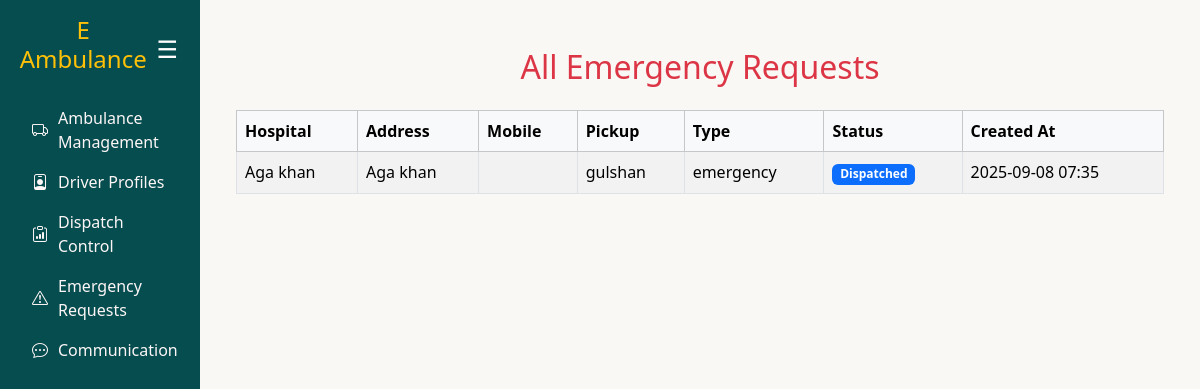
The app's page /emergency-requests/, older data.
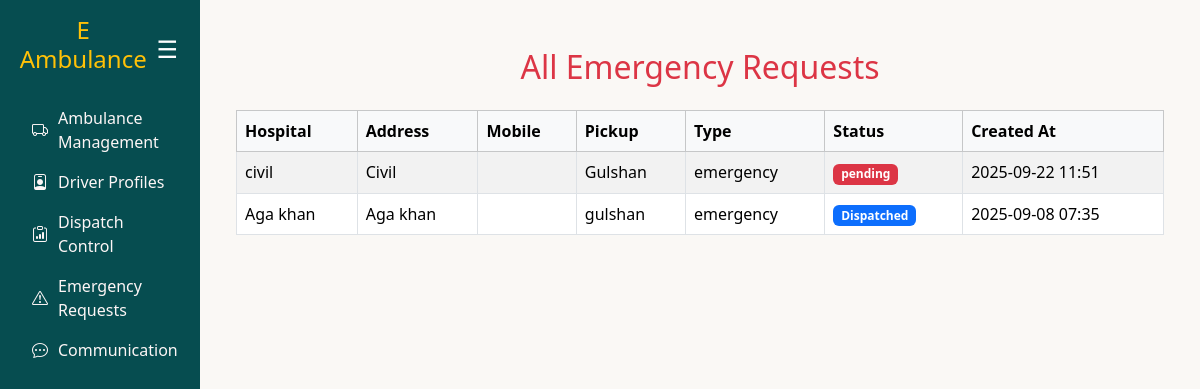
The same page, newer data.
### ambulance/models.py (models this page shows, shortened)
class EmergencyRequest(models.Model):
    user = models.ForeignKey(User, on_delete=models.CASCADE)
    ambulance = models.ForeignKey(Ambulance, on_delete=models.CASCADE, null=True, blank=True)
    request_time = models.DateTimeField(auto_now_add=True)  # already hai
    expiry_time = models.DateTimeField(null=True, blank=True)
    created_at = models.DateTimeField(auto_now_add=True)  # 👈 yeh add karo
    status = models.CharField(
        max_length=20,
        choices=[
            ('pending', 'Pending'),
            ('accepted', 'Accepted'),
            ('completed', 'Completed'),
            ('expired', 'Expired'),
        ],
        default='pending'
    )
    pickup_address = models.CharField(max_length=255, null=True, blank=True)
    hospital_name = models.CharField(max_length=255, null=True, blank=True)
    hospital_address = models.CharField(max_length=255, null=True, blank=True)
    request_type = models.CharField(
        max_length=50,
        choices=[('emergency', 'Emergency'), ('normal', 'Normal')],
        default='emergency'
    )

### ambulance/views.py (the view)
# urls.py: path("emergency-requests/", views.emergency_request_list, name="emergency_request_list"),
def emergency_request_list(request):
    requests = EmergencyRequest.objects.all().order_by("-created_at")
    return render(request, "emergency_request_list.html", {"requests": requests})

### ambulance/templates/emergency_request_list.html
{% extends "base.html" %}
{% block content %}
<div class="container mt-4">
  <h2 class="text-center text-danger mb-4">All Emergency Requests</h2>
  <table class="table table-striped table-bordered">
    <thead class="table-light">
      <tr>
        <th>Hospital</th>
        <th>Address</th>
        <th>Mobile</th>
        <th>Pickup</th>
        <th>Type</th>
        <th>Status</th>
        <th>Created At</th>
      </tr>
    </thead>
    <tbody>
      {% for req in requests %}
      <tr>
        <td>{{ req.hospital_name }}</td>
        <td>{{ req.hospital_address }}</td>
        <td>{{ req.customer_mobile }}</td>
        <td>{{ req.pickup_address }}</td>
        <td>{{ req.request_type }}</td>
        <td>
          {% if req.status == "Approved" %}
            <span class="badge bg-success">{{ req.status }}</span>
          {% elif req.status == "Pending" %}
            <span class="badge bg-warning">{{ req.status }}</span>
          {% elif req.status == "Dispatched" %}
            <span class="badge bg-primary">{{ req.status }}</span>
          {% else %}
            <span class="badge bg-danger">{{ req.status }}</span>
          {% endif %}
        </td>
        <td>{{ req.created_at|date:"Y-m-d H:i" }}</td>
      </tr>
      {% endfor %}
    </tbody>
  </table>
</div>
{% endblock %}

### ambulance/templates/base.html (shortened to what this page needs)
<!DOCTYPE html>
<html lang="en">
<head>
    <link href="https://cdn.jsdelivr.net/npm/bootstrap@5.3.3/dist/css/bootstrap.min.css" rel="stylesheet">
    <link href="https://cdn.jsdelivr.net/npm/bootstrap-icons@1.11.3/font/bootstrap-icons.css" rel="stylesheet">
</head>
<body>
<div class="container-fluid">
    <div class="row">
        <div id="sidebar" class="col-md-3 col-lg-2 sidebar p-3">
            <div class="d-flex justify-content-between align-items-center mb-3">
                <h4>E Ambulance </h4>
                <button class="hamburger d-none d-md-block" onclick="collapseSidebar()">☰</button>
            </div>
            <nav class="nav flex-column">
                <a class="nav-link" href="{% url 'ambulance_list' %}">
                    <i class="bi bi-truck"></i> <span>Ambulance Management</span>
                </a>
                <a class="nav-link" href="{% url 'driver_list' %}">
                    <i class="bi bi-person-badge"></i> <span>Driver Profiles</span>
                </a>
                <a class="nav-link" href=" {% url 'dispatch_list' %}">
                    <i class="bi bi-clipboard-data"></i> <span>Dispatch Control</span>
                </a>
                <a class="nav-link" href="{% url 'emergency_request_list' %}">
                    <i class="bi bi-exclamation-triangle"></i> <span>Emergency Requests</span>
                <a class="nav-link" href="{% url 'communication_dashboard' %}">
    <i class="bi bi-chat-dots"></i> <span>Communication</span>
</a>
            </nav>
        </div>
        <div class="col p-4">
            {% block content %}
            {% endblock %}
        </div>
    </div>
</div>
</body>
</html>

### ambulance/templates/base.html (style rules this page uses)
:root { --brand:#cc924f; --brand-ink:#1a0c0c; --ink:#1f1f1f; --muted:#6b6b6b; --bg:#faf8f5; --card:#ffffff; --ring: rgba(204,146,79,.35); }
body { overflow-x: hidden; background: var(--bg); color: var(--ink); }
.sidebar { background: #064d50ff; color: #fff; min-height: 100vh; transition: all 0.3s ease; }
.sidebar .nav-link { color: #fdf6f6ff; display: flex; align-items: center; gap: 10px; }
.sidebar h4 { color: #ffc107; text-align: center; }
.hamburger { background: none; border: none; color: #fff; font-size: 24px; }

Row changes from the older to the newer data that the page shows:
added EmergencyRequest: hospital_name "civil", hospital_address "Civil", pickup_address "Gulshan", request_type "emergency", status "pending", created_at "2025-09-22 11:51"
